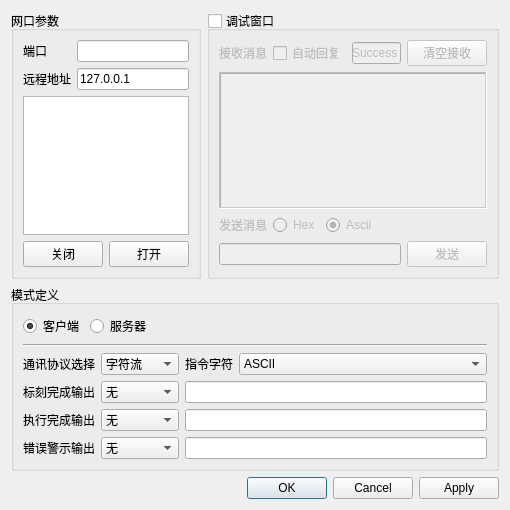
<?xml version="1.0" encoding="UTF-8"?>
<ui version="4.0">
 <class>QG_NetPortSettings</class>
 <widget class="QDialog" name="QG_NetPortSettings">
  <property name="geometry">
   <rect>
    <x>0</x>
    <y>0</y>
    <width>510</width>
    <height>510</height>
   </rect>
  </property>
  <property name="windowTitle">
   <string>网口设置</string>
  </property>
  <layout class="QVBoxLayout" name="verticalLayout_4">
   <item>
    <layout class="QHBoxLayout" name="horizontalLayout_8" stretch="1,2">
     <item>
      <widget class="QGroupBox" name="groupBox">
       <property name="font">
        <font>
         <pointsize>9</pointsize>
        </font>
       </property>
       <property name="title">
        <string>网口参数</string>
       </property>
       <layout class="QVBoxLayout" name="verticalLayout_2">
        <property name="leftMargin">
         <number>9</number>
        </property>
        <item>
         <widget class="QStackedWidget" name="lay_param">
          <widget class="QWidget" name="lay_paramPage1">
           <layout class="QGridLayout" name="_2" columnstretch="0,0">
            <property name="leftMargin">
             <number>0</number>
            </property>
            <property name="topMargin">
             <number>0</number>
            </property>
            <property name="rightMargin">
             <number>0</number>
            </property>
            <property name="bottomMargin">
             <number>0</number>
            </property>
            <item row="1" column="0">
             <widget class="QLabel" name="label_7">
              <property name="text">
               <string>远程地址</string>
              </property>
             </widget>
            </item>
            <item row="0" column="1">
             <widget class="QLineEdit" name="le_cport"/>
            </item>
            <item row="1" column="1">
             <widget class="QLineEdit" name="le_cip">
              <property name="text">
               <string>127.0.0.1</string>
              </property>
              <property name="placeholderText">
               <string>服务器</string>
              </property>
             </widget>
            </item>
            <item row="0" column="0">
             <widget class="QLabel" name="label_21">
              <property name="sizePolicy">
               <sizepolicy hsizetype="Preferred" vsizetype="Preferred">
                <horstretch>0</horstretch>
                <verstretch>0</verstretch>
               </sizepolicy>
              </property>
              <property name="layoutDirection">
               <enum>Qt::LeftToRight</enum>
              </property>
              <property name="text">
               <string>端口</string>
              </property>
              <property name="alignment">
               <set>Qt::AlignLeading|Qt::AlignLeft|Qt::AlignVCenter</set>
              </property>
             </widget>
            </item>
            <item row="2" column="1">
             <spacer name="verticalSpacer_3">
              <property name="orientation">
               <enum>Qt::Vertical</enum>
              </property>
              <property name="sizeHint" stdset="0">
               <size>
                <width>20</width>
                <height>40</height>
               </size>
              </property>
             </spacer>
            </item>
           </layout>
          </widget>
          <widget class="QWidget" name="page">
           <layout class="QGridLayout" name="gridLayout_2" columnstretch="0,0">
            <property name="leftMargin">
             <number>0</number>
            </property>
            <property name="topMargin">
             <number>0</number>
            </property>
            <property name="rightMargin">
             <number>0</number>
            </property>
            <property name="bottomMargin">
             <number>0</number>
            </property>
            <item row="0" column="0">
             <widget class="QLabel" name="label_9">
              <property name="text">
               <string>端口</string>
              </property>
             </widget>
            </item>
            <item row="0" column="1">
             <widget class="QLineEdit" name="le_sport"/>
            </item>
            <item row="1" column="0">
             <widget class="QLabel" name="label_10">
              <property name="text">
               <string>本机地址</string>
              </property>
             </widget>
            </item>
            <item row="1" column="1">
             <widget class="QComboBox" name="cb_sip"/>
            </item>
           </layout>
          </widget>
         </widget>
        </item>
        <item>
         <spacer name="verticalSpacer_2">
          <property name="orientation">
           <enum>Qt::Vertical</enum>
          </property>
          <property name="sizeHint" stdset="0">
           <size>
            <width>20</width>
            <height>40</height>
           </size>
          </property>
         </spacer>
        </item>
        <item>
         <widget class="QListWidget" name="lw_client"/>
        </item>
        <item>
         <spacer name="verticalSpacer">
          <property name="orientation">
           <enum>Qt::Vertical</enum>
          </property>
          <property name="sizeHint" stdset="0">
           <size>
            <width>20</width>
            <height>40</height>
           </size>
          </property>
         </spacer>
        </item>
        <item>
         <layout class="QHBoxLayout" name="horizontalLayout">
          <item>
           <spacer name="horizontalSpacer">
            <property name="orientation">
             <enum>Qt::Horizontal</enum>
            </property>
            <property name="sizeHint" stdset="0">
             <size>
              <width>40</width>
              <height>20</height>
             </size>
            </property>
           </spacer>
          </item>
          <item>
           <widget class="QPushButton" name="pb_close">
            <property name="text">
             <string>关闭</string>
            </property>
           </widget>
          </item>
          <item>
           <widget class="QPushButton" name="pb_open">
            <property name="text">
             <string>打开</string>
            </property>
           </widget>
          </item>
          <item>
           <spacer name="horizontalSpacer_2">
            <property name="orientation">
             <enum>Qt::Horizontal</enum>
            </property>
            <property name="sizeHint" stdset="0">
             <size>
              <width>40</width>
              <height>20</height>
             </size>
            </property>
           </spacer>
          </item>
         </layout>
        </item>
       </layout>
      </widget>
     </item>
     <item>
      <widget class="QGroupBox" name="gb_debug">
       <property name="title">
        <string>调试窗口</string>
       </property>
       <property name="checkable">
        <bool>true</bool>
       </property>
       <property name="checked">
        <bool>false</bool>
       </property>
       <layout class="QVBoxLayout" name="verticalLayout">
        <item>
         <layout class="QHBoxLayout" name="horizontalLayout_2">
          <item>
           <widget class="QLabel" name="label_3">
            <property name="text">
             <string>接收消息</string>
            </property>
           </widget>
          </item>
          <item>
           <widget class="QCheckBox" name="cb_rep">
            <property name="text">
             <string>自动回复</string>
            </property>
           </widget>
          </item>
          <item>
           <widget class="QLineEdit" name="le_repmsg">
            <property name="text">
             <string>Success</string>
            </property>
            <property name="placeholderText">
             <string/>
            </property>
           </widget>
          </item>
          <item>
           <widget class="QPushButton" name="pb_clr">
            <property name="text">
             <string>清空接收</string>
            </property>
           </widget>
          </item>
         </layout>
        </item>
        <item>
         <widget class="QTextBrowser" name="tb_rec">
          <property name="frameShape">
           <enum>QFrame::WinPanel</enum>
          </property>
         </widget>
        </item>
        <item>
         <layout class="QHBoxLayout" name="horizontalLayout_4">
          <item>
           <widget class="QLabel" name="label_4">
            <property name="text">
             <string>发送消息</string>
            </property>
           </widget>
          </item>
          <item>
           <widget class="QRadioButton" name="radioButton">
            <property name="text">
             <string>Hex</string>
            </property>
           </widget>
          </item>
          <item>
           <widget class="QRadioButton" name="rb_ascii">
            <property name="text">
             <string>Ascii</string>
            </property>
            <property name="checked">
             <bool>true</bool>
            </property>
           </widget>
          </item>
          <item>
           <spacer name="horizontalSpacer_4">
            <property name="orientation">
             <enum>Qt::Horizontal</enum>
            </property>
            <property name="sizeHint" stdset="0">
             <size>
              <width>40</width>
              <height>20</height>
             </size>
            </property>
           </spacer>
          </item>
         </layout>
        </item>
        <item>
         <layout class="QHBoxLayout" name="horizontalLayout_3">
          <item>
           <widget class="QLineEdit" name="le_cmd">
            <property name="text">
             <string/>
            </property>
            <property name="frame">
             <bool>true</bool>
            </property>
           </widget>
          </item>
          <item>
           <widget class="QPushButton" name="pb_send">
            <property name="text">
             <string>发送</string>
            </property>
           </widget>
          </item>
         </layout>
        </item>
       </layout>
      </widget>
     </item>
    </layout>
   </item>
   <item>
    <widget class="QGroupBox" name="groupBox_3">
     <property name="title">
      <string>模式定义</string>
     </property>
     <layout class="QVBoxLayout" name="verticalLayout_3">
      <item>
       <widget class="QWidget" name="lay_mode" native="true">
        <layout class="QHBoxLayout" name="_3">
         <property name="spacing">
          <number>6</number>
         </property>
         <property name="leftMargin">
          <number>0</number>
         </property>
         <property name="topMargin">
          <number>0</number>
         </property>
         <property name="rightMargin">
          <number>0</number>
         </property>
         <property name="bottomMargin">
          <number>0</number>
         </property>
         <item>
          <widget class="QRadioButton" name="rb_client">
           <property name="text">
            <string>客户端</string>
           </property>
           <property name="checked">
            <bool>true</bool>
           </property>
          </widget>
         </item>
         <item>
          <widget class="QRadioButton" name="rb_server">
           <property name="text">
            <string>服务器</string>
           </property>
          </widget>
         </item>
         <item>
          <spacer name="horizontalSpacer_5">
           <property name="orientation">
            <enum>Qt::Horizontal</enum>
           </property>
           <property name="sizeHint" stdset="0">
            <size>
             <width>40</width>
             <height>20</height>
            </size>
           </property>
          </spacer>
         </item>
        </layout>
       </widget>
      </item>
      <item>
       <widget class="Line" name="line">
        <property name="orientation">
         <enum>Qt::Horizontal</enum>
        </property>
       </widget>
      </item>
      <item>
       <widget class="QWidget" name="lay_server" native="true">
        <layout class="QGridLayout" name="gridLayout">
         <property name="leftMargin">
          <number>0</number>
         </property>
         <property name="topMargin">
          <number>0</number>
         </property>
         <property name="rightMargin">
          <number>0</number>
         </property>
         <property name="bottomMargin">
          <number>0</number>
         </property>
         <property name="spacing">
          <number>6</number>
         </property>
         <item row="0" column="0">
          <widget class="QLabel" name="label_8">
           <property name="text">
            <string>通讯协议选择</string>
           </property>
          </widget>
         </item>
         <item row="0" column="1">
          <widget class="QComboBox" name="cb_proto">
           <item>
            <property name="text">
             <string>字符流</string>
            </property>
           </item>
           <item>
            <property name="text">
             <string>Modbus</string>
            </property>
           </item>
           <item>
            <property name="text">
             <string>自定义</string>
            </property>
           </item>
          </widget>
         </item>
         <item row="0" column="2">
          <layout class="QHBoxLayout" name="horizontalLayout_5">
           <item>
            <widget class="QLabel" name="label">
             <property name="sizePolicy">
              <sizepolicy hsizetype="Maximum" vsizetype="Preferred">
               <horstretch>0</horstretch>
               <verstretch>0</verstretch>
              </sizepolicy>
             </property>
             <property name="text">
              <string>指令字符</string>
             </property>
            </widget>
           </item>
           <item>
            <widget class="QComboBox" name="cb_encode">
             <item>
              <property name="text">
               <string>ASCII</string>
              </property>
             </item>
             <item>
              <property name="text">
               <string>Unicode</string>
              </property>
             </item>
            </widget>
           </item>
          </layout>
         </item>
         <item row="1" column="0">
          <widget class="QLabel" name="label_2">
           <property name="text">
            <string>标刻完成输出</string>
           </property>
          </widget>
         </item>
         <item row="1" column="1">
          <widget class="QComboBox" name="cb_sign">
           <property name="currentIndex">
            <number>0</number>
           </property>
           <item>
            <property name="text">
             <string>无</string>
            </property>
           </item>
           <item>
            <property name="text">
             <string>默认</string>
            </property>
           </item>
           <item>
            <property name="text">
             <string>自定义</string>
            </property>
           </item>
           <item>
            <property name="text">
             <string>标刻内容</string>
            </property>
           </item>
          </widget>
         </item>
         <item row="1" column="2">
          <widget class="QLineEdit" name="le_sigh"/>
         </item>
         <item row="2" column="0">
          <widget class="QLabel" name="label_5">
           <property name="text">
            <string>执行完成输出</string>
           </property>
          </widget>
         </item>
         <item row="2" column="1">
          <widget class="QComboBox" name="cb_finish">
           <property name="currentIndex">
            <number>0</number>
           </property>
           <item>
            <property name="text">
             <string>无</string>
            </property>
           </item>
           <item>
            <property name="text">
             <string>默认</string>
            </property>
           </item>
           <item>
            <property name="text">
             <string>自定义</string>
            </property>
           </item>
          </widget>
         </item>
         <item row="2" column="2">
          <widget class="QLineEdit" name="le_finish"/>
         </item>
         <item row="3" column="0">
          <widget class="QLabel" name="label_6">
           <property name="text">
            <string>错误警示输出</string>
           </property>
          </widget>
         </item>
         <item row="3" column="1">
          <widget class="QComboBox" name="cb_err">
           <property name="currentIndex">
            <number>0</number>
           </property>
           <item>
            <property name="text">
             <string>无</string>
            </property>
           </item>
           <item>
            <property name="text">
             <string>默认</string>
            </property>
           </item>
           <item>
            <property name="text">
             <string>自定义</string>
            </property>
           </item>
          </widget>
         </item>
         <item row="3" column="2">
          <widget class="QLineEdit" name="le_err"/>
         </item>
        </layout>
       </widget>
      </item>
     </layout>
    </widget>
   </item>
   <item>
    <widget class="QDialogButtonBox" name="dbb_over">
     <property name="orientation">
      <enum>Qt::Horizontal</enum>
     </property>
     <property name="standardButtons">
      <set>QDialogButtonBox::Apply|QDialogButtonBox::Cancel|QDialogButtonBox::Ok</set>
     </property>
    </widget>
   </item>
  </layout>
 </widget>
 <resources/>
 <connections>
  <connection>
   <sender>dbb_over</sender>
   <signal>accepted()</signal>
   <receiver>QG_NetPortSettings</receiver>
   <slot>accept()</slot>
   <hints>
    <hint type="sourcelabel">
     <x>248</x>
     <y>254</y>
    </hint>
    <hint type="destinationlabel">
     <x>157</x>
     <y>274</y>
    </hint>
   </hints>
  </connection>
  <connection>
   <sender>dbb_over</sender>
   <signal>rejected()</signal>
   <receiver>QG_NetPortSettings</receiver>
   <slot>reject()</slot>
   <hints>
    <hint type="sourcelabel">
     <x>316</x>
     <y>260</y>
    </hint>
    <hint type="destinationlabel">
     <x>286</x>
     <y>274</y>
    </hint>
   </hints>
  </connection>
 </connections>
</ui>
